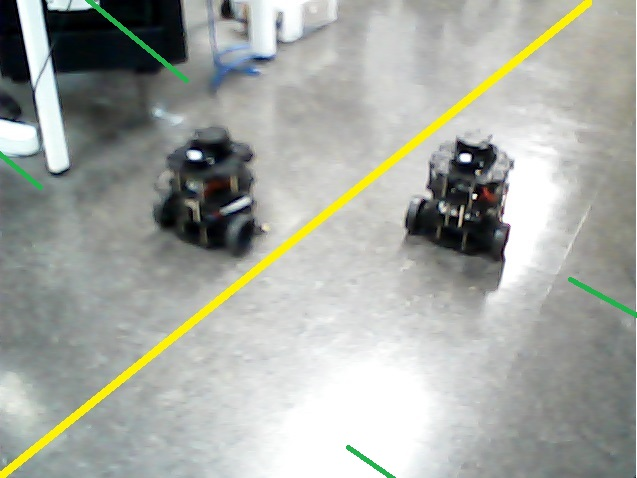
#> input picture Choi_Jae_Won/turtlebot_detect/image/turtlebot_speed2.jpg, 637 x 478 px
$ python detect.py
#> lines starting #> are read from the running program, lines starting #| are printed output that depends on the picture; after the words box and inside, x2 and y2 are one past the last pixel; in counts of white or black regions, pixels touching at a corner belong together
import cv2
import numpy as np
import math

image = cv2.imread('image/turtlebot_speed2.jpg')
#> image is the input picture: shape (478, 637, 3); mean B, G, R 161.5, 168.5, 164.9
if image is None:
    print("이미지를 찾을 수 없습니다.")
    exit()

height, width = image.shape[:2]
#> height = 478; width = 637

# ROI 설정: 너무 먼 부분 인식 제외하기
if 0 :
    roi_y_start = int(height * 1 / 5)  # 이미지 높이의 1/5 지점
    image = image[roi_y_start:height, :]  # 하단 4/5 영역

blurred = cv2.GaussianBlur(image, (5, 5), 0)

hsv = cv2.cvtColor(blurred, cv2.COLOR_BGR2HSV)
#> hsv: shape (478, 637, 3); mean H, S, V 59.9, 23.3, 169.7

# 색상 범위 설정
lower_yellow = np.array([15, 80, 80])
upper_yellow = np.array([35, 255, 255])

lower_white = np.array([0, 0, 180])
upper_white = np.array([180, 30, 255])

# lower_blue = np.array([85, 50, 150])
# upper_blue = np.array([105, 255, 255])

lower_blue = np.array([35, 50, 50])
upper_blue = np.array([85, 255, 255])

# 마스크 생성
yellow_mask = cv2.inRange(hsv, lower_yellow, upper_yellow)
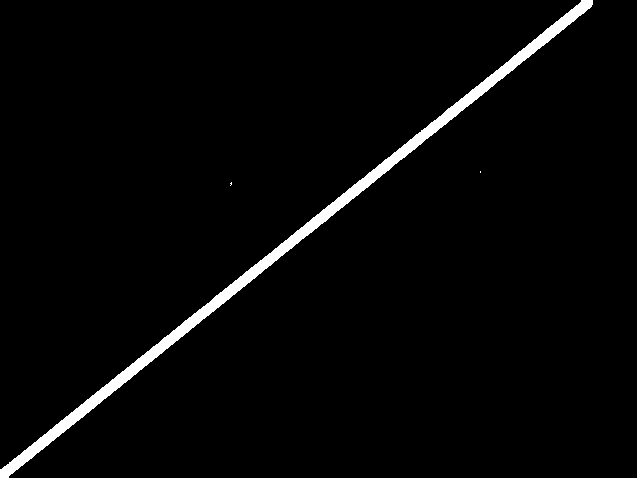
#> yellow_mask: shape (478, 637); 2.6% white; 3 white regions (2 under 20 px), largest, box (x1, y1, x2, y2) and area: (0, 0, 593, 478) 7900
white_mask = cv2.inRange(hsv, lower_white, upper_white)
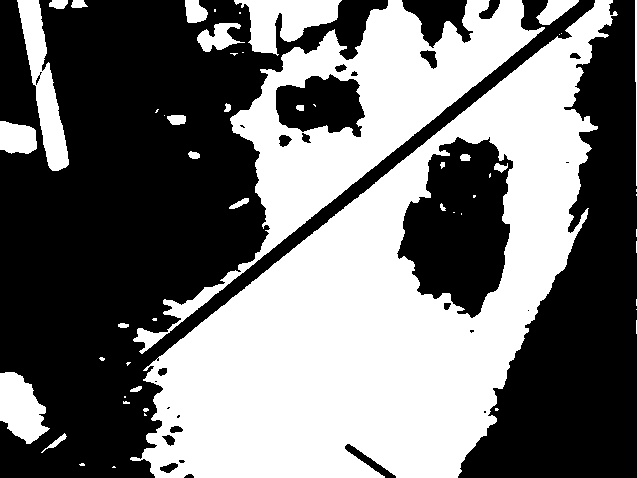
#> white_mask: shape (478, 637); 45.4% white; 54 white regions (30 under 20 px), largest, box (x1, y1, x2, y2) and area: (130, 0, 618, 478) 94476, (133, 0, 545, 354) 30577, (17, 0, 69, 171) 3462
blue_mask = cv2.inRange(hsv, lower_blue, upper_blue)
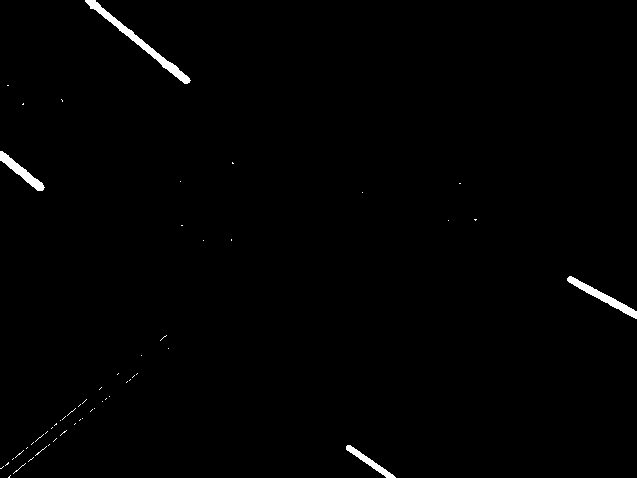
#> blue_mask: shape (478, 637); 0.81% white; 55 white regions (51 under 20 px)

draw_image = image.copy()

yellow_points = []
white_points = []
blue_points = []

def process_contours(contours, points_list, color):  # 직선만 작동하도록 구현됨
    for contour in contours:
        if cv2.contourArea(contour) > 100:  # 너무 작은 거 무시
            epsilon = 0.02 * cv2.arcLength(contour, True)
            approx = cv2.approxPolyDP(contour, epsilon, True)

            if len(approx) > 4:  # 오각형 이상의 다각형은 무시
                continue
            elif len(approx) == 2:  # 선으로 인식했을 때
                points = approx.reshape(2, 2)
                points_list.append(points.tolist())
                cv2.line(draw_image, tuple(points[0]), tuple(points[1]), color, 2)

            elif len(approx) == 3:  # 삼각형으로 인식했을 때
                points = approx.reshape(3, 2)
                distances = [
                    math.sqrt((points[i][0] - points[(i + 1) % 3][0]) ** 2 +
                              (points[i][1] - points[(i + 1) % 3][1]) ** 2)
                    for i in range(3)
                ]
                min_index = distances.index(min(distances))
                shortest_midpoint = ((points[min_index] + points[(min_index + 1) % 3]) // 2)
                opposite_point = points[(min_index + 2) % 3]
                points_list.append([shortest_midpoint.tolist(), opposite_point.tolist()])
                cv2.line(draw_image, tuple(shortest_midpoint), tuple(opposite_point), color, 2)

            elif len(approx) == 4:  # 사각형으로 인식했을 때
                points = approx.reshape(4, 2)
                distances = [
                    math.sqrt((points[i][0] - points[(i + 1) % 4][0]) ** 2 +
                              (points[i][1] - points[(i + 1) % 4][1]) ** 2)
                    for i in range(4)
                ]
                min_index = distances.index(min(distances))
                midpoints = [
                    ((points[min_index] + points[(min_index + 1) % 4]) // 2),
                    ((points[(min_index + 2) % 4] + points[(min_index + 3) % 4]) // 2)
                ]
                points_list.append([midpoints[0].tolist(), midpoints[1].tolist()])
                cv2.line(draw_image, tuple(midpoints[0]), tuple(midpoints[1]), color, 2)

# 노란색 윤곽선 처리
_, yellow_binary = cv2.threshold(yellow_mask, 127, 255, cv2.THRESH_BINARY)
yellow_contours, _ = cv2.findContours(yellow_binary, cv2.RETR_EXTERNAL, cv2.CHAIN_APPROX_SIMPLE)
#> yellow_contours = 3 contours, 2 with area under 20; largest, box (x1, y1, x2, y2) and area: (0, 0, 593, 478) 7298
#process_contours(yellow_contours, yellow_points, (0, 255, 255))
process_contours(yellow_contours, yellow_points, (0, 0, 255)) # 노란색 잘 안보여서 빨간색으로 표시
#> the loop in process_contours, `for contour in contours:` made 3 passes
#> (epsilon, points) on pass 3: (31.78, [[592, 0], [0, 477]])
#> contour on pass 2: [[480, 171], [480, 172]]
#> after the loop in process_contours, `for contour in contours:`:
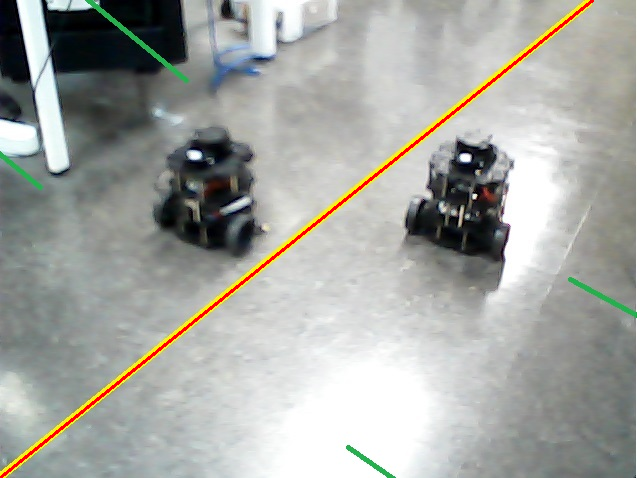
#> draw_image: shape (478, 637, 3); 0.78% of pixels changed, all inside (x1, y1, x2, y2) = (0, 0, 594, 478)
#> after the loop in process_contours, `for contour in contours:`: points_list = [[[592, 0], [0, 477]]]

# 흰색 윤곽선 처리
_, white_binary = cv2.threshold(white_mask, 127, 255, cv2.THRESH_BINARY)
white_contours, _ = cv2.findContours(white_binary, cv2.RETR_EXTERNAL, cv2.CHAIN_APPROX_SIMPLE)
#> white_contours = 44 contours, 25 with area under 20; largest, box (x1, y1, x2, y2) and area: (130, 0, 618, 478) 107862, (133, 0, 545, 354) 34287, (17, 0, 69, 171) 3289, (234, 0, 342, 56) 3072, (0, 372, 50, 444) 2224
#process_contours(white_contours, white_points, (255, 255, 255))
process_contours(white_contours, white_points, (0, 0, 0))  # 흰색 잘 안보여서 검은색으로 표시
#> the loop in process_contours (call 2), `for contour in contours:` made 44 passes
#> epsilon on passes 10, 24, 25, 33, 37, 38, 39, 40, 41, 43, 44: 4.53, 2.53, 0.975, 3.57, 42.58, 2.18, 34.64, 7.55, 1.58, 0.946, 8.55
#> contour on passes 1, 4, 8, 14, 16, 17: [[113, 466], [112, 467], [115, 467], [114, 466]], [[144, 413], [144, 415], [146, 415]], [[124, 396], [124, 397], [125, 397], [125, 396]], [[636, 320], [636, 333]], [[636, 309]], [[636, 299], [636, 305]]

# 파란색 윤곽선 처리
_, blue_binary = cv2.threshold(blue_mask, 127, 255, cv2.THRESH_BINARY)
blue_contours, _ = cv2.findContours(blue_binary, cv2.RETR_EXTERNAL, cv2.CHAIN_APPROX_SIMPLE)
#> blue_contours = 55 contours, 51 with area under 20; largest, box (x1, y1, x2, y2) and area: (85, 0, 191, 84) 810, (567, 276, 637, 319) 500, (0, 151, 45, 191) 415, (346, 445, 396, 478) 284
process_contours(blue_contours, blue_points, (255, 0, 0))
#> call 3 of process_contours, with color = (255, 0, 0)
#> the loop in process_contours (call 3), `for contour in contours:` made 55 passes
#> (epsilon, points, distances, min_index, shortest_midpoint) on passes 41, 55: (3.56, [[567, 278], [636, 318], [633, 309]], [79.76, 9.49, 72.92], 1, [634, 313]), (5.7, [[85, 0], [189, 82], [95, 0]], [132.4, 124.7, 10], 2, [90, 0])
#> epsilon on passes 10, 51: 2.53, 2.57
#> after the loop in process_contours (call 3), `for contour in contours:`:
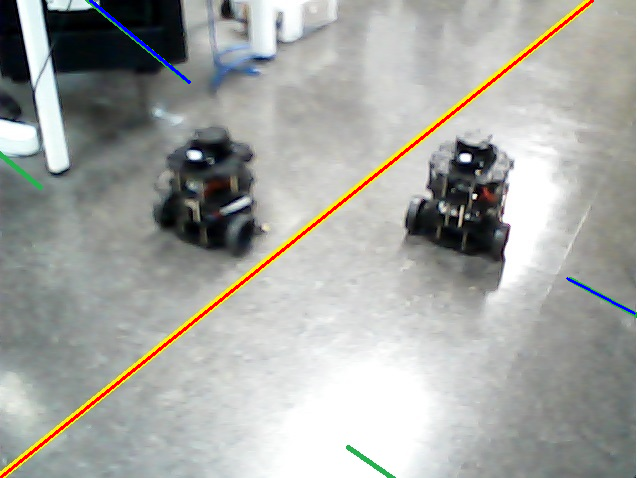
#> draw_image: shape (478, 637, 3); 0.21% of pixels changed, all inside (x1, y1, x2, y2) = (89, 0, 636, 315)
#> after the loop in process_contours (call 3), `for contour in contours:`: points_list = [[[634, 313], [567, 278]], [[90, 0], [189, 82]]]

if 1 :
    print("yellow_points :", yellow_points)
    print("white_points :", white_points)
    print("blue_points :", blue_points)

cv2.imshow("Lane Detection", draw_image)
cv2.waitKey(0)
cv2.destroyAllWindows()
